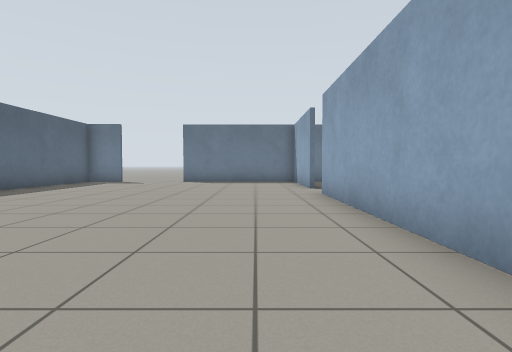
view 1 (above)

20 first-person views from a walk through a robot-simulator world made for Gazebo. The camera is 0.72 m above the floor, tilts 2° down and sees 80° across. The floor is counted in squares, 1 m on a side. Each view is taken from the middle of a square. On the plan, view 1 faces up. The plan holds only what a view shows up to about 10 squares ahead; the rest is blank.

view 2
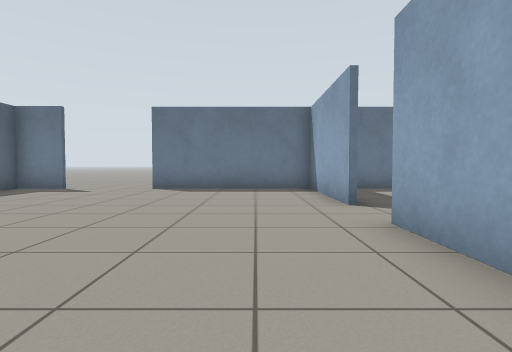

view 3
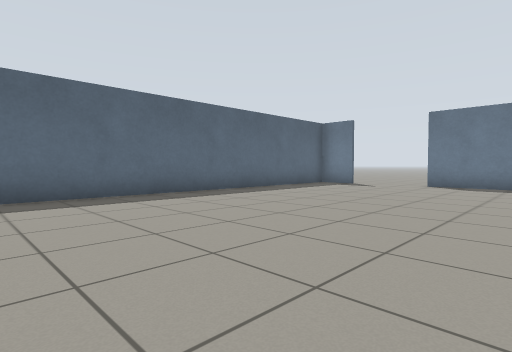

view 4
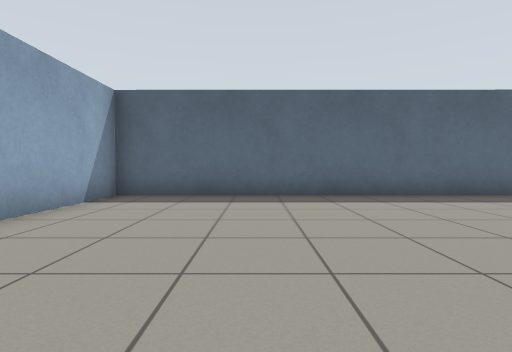

view 5
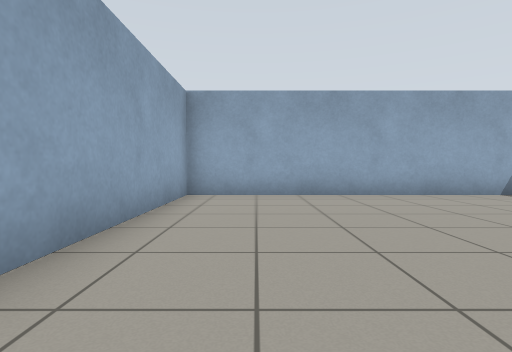

view 6
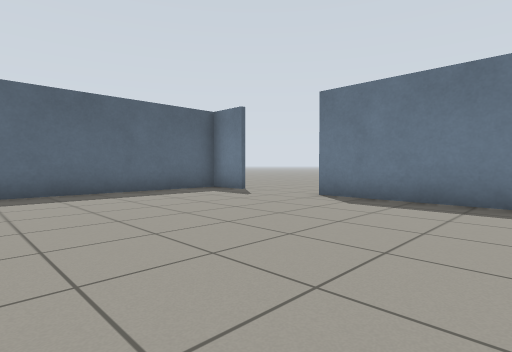

view 7
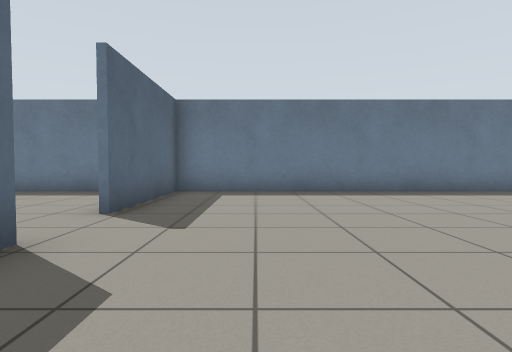

view 8
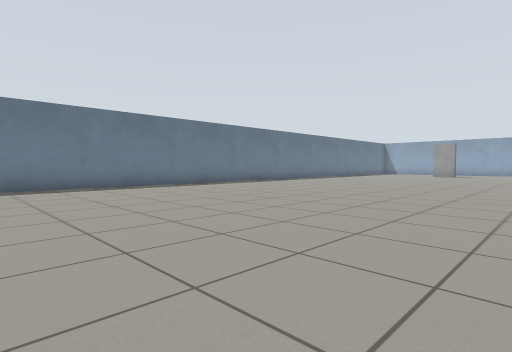

view 9
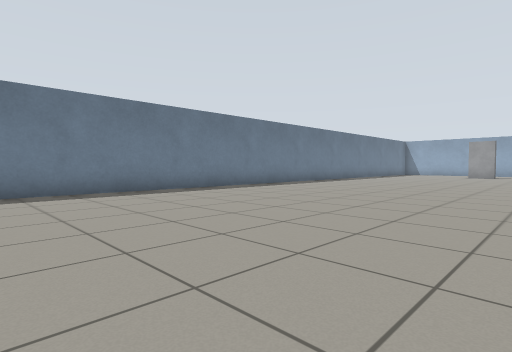

view 10
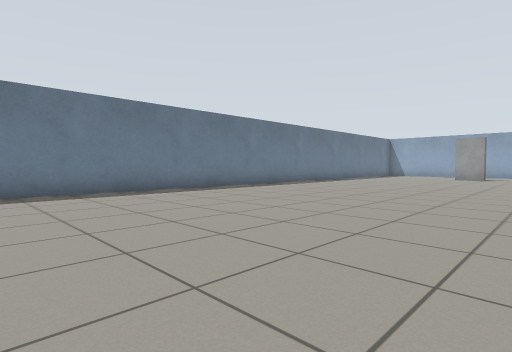

view 11
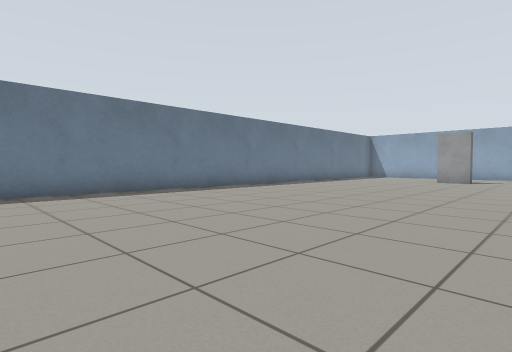

view 12
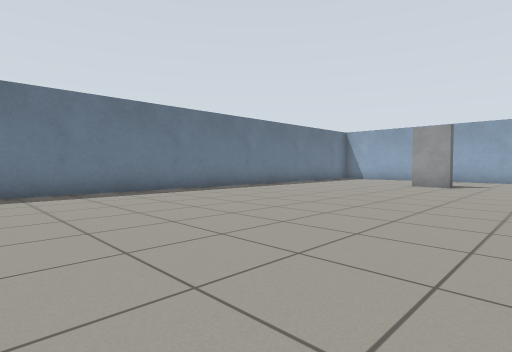

view 13
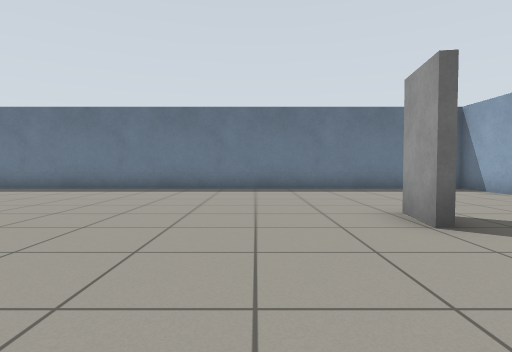

view 14
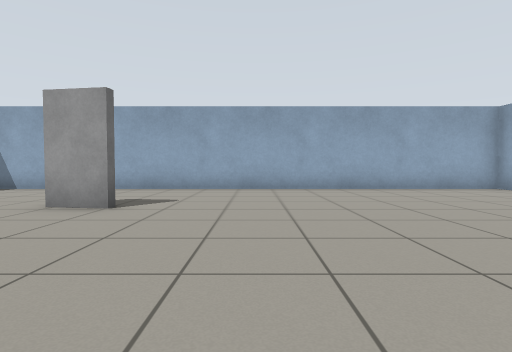

view 15
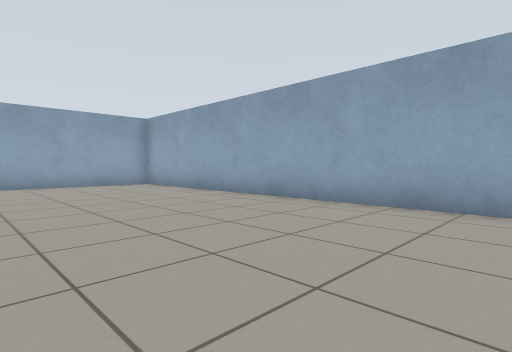

view 16
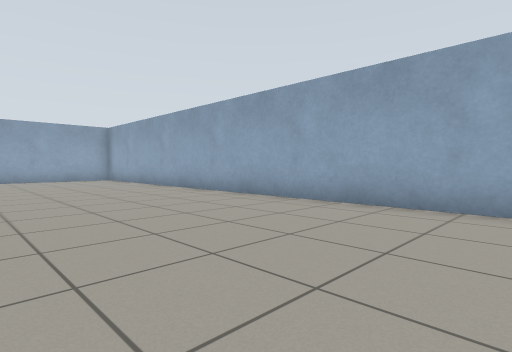

view 17
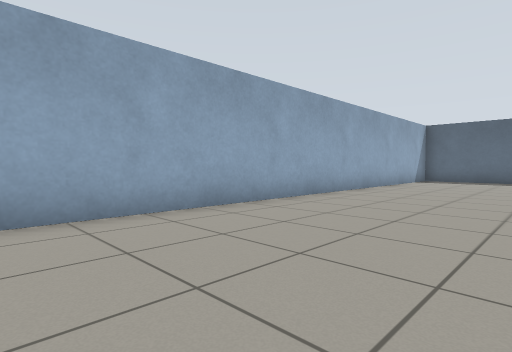

view 18
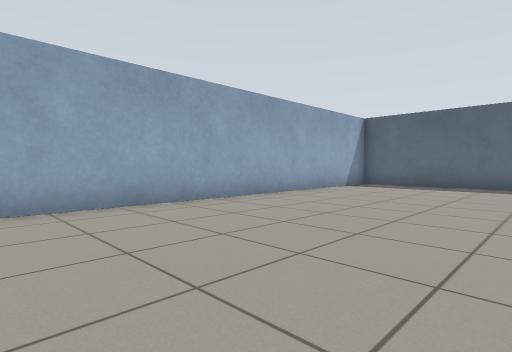

view 19
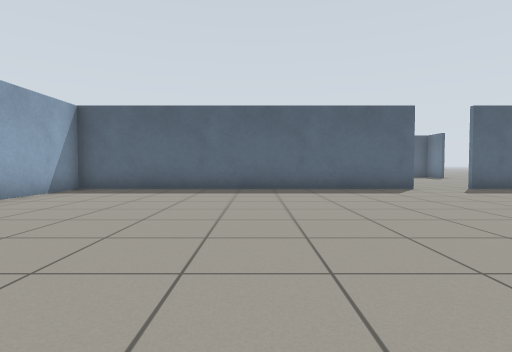

view 20
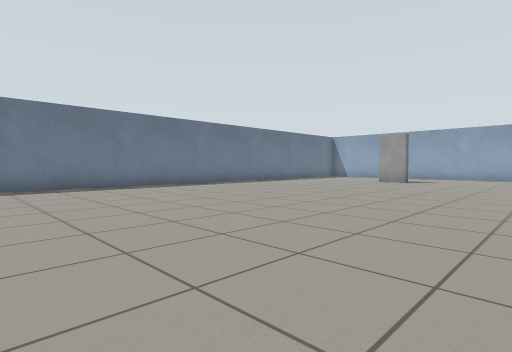

### Floor plan
Points are (right, up) in squares from view 1. A wall is a line through its corners. A room is listed if a view was taken in it or the views show most of it. See-through windows are left out.
Room 1 (views 1, 2, 3, 4, 5, 6)
walls: (1.7, 9.5) (1.7, 13.4); (-5.8, 13.3) (-7.2, 13.3) (-7.3, -2.3) (1.9, -2.3); (2, 13.3) (-3.2, 13.3); (1.7, -2.4) (1.7, 7.8)
ways out: opening at (2, 8.5) to room 2; opening at (-4.5, 13)
Room 2 (views 7, 8, 9, 10, 11, 12, 13, 14, 15, 16, 17, 18, 19, 20)
walls: (1.8, 7.9) (1.8, -2.4); (27.6, 13.3) (2, 13.3); (1.8, 13.4) (1.8, 9.5); (29.3, 11.4) (29.3, 13.4); (1.9, -2.3) (26.9, -2.3); (29.3, -2.3) (29.3, 9.4)
ways out: opening at (2, 8.5) to room 1
objects: door leaf (25, 8)

Positions as (right, up) in squares from view 1, and headings:
1: (0, 0), facing up
2: (0, 4), facing up
3: (0, 2), facing up-left
4: (0, 1), facing left
5: (0, 5), facing down
6: (1, 7), facing up-left
7: (4, 5), facing up
8: (4, 3), facing up-right
9: (5, 5), facing up-right
10: (8, 5), facing up-right
11: (11, 5), facing up-right
12: (14, 5), facing up-right
13: (23, 4), facing up
14: (20, 5), facing right
15: (18, 3), facing down-right
16: (14, 3), facing down-right
17: (17, 2), facing down-left
18: (13, 3), facing down-left
19: (11, 3), facing left
20: (12, 3), facing up-right
